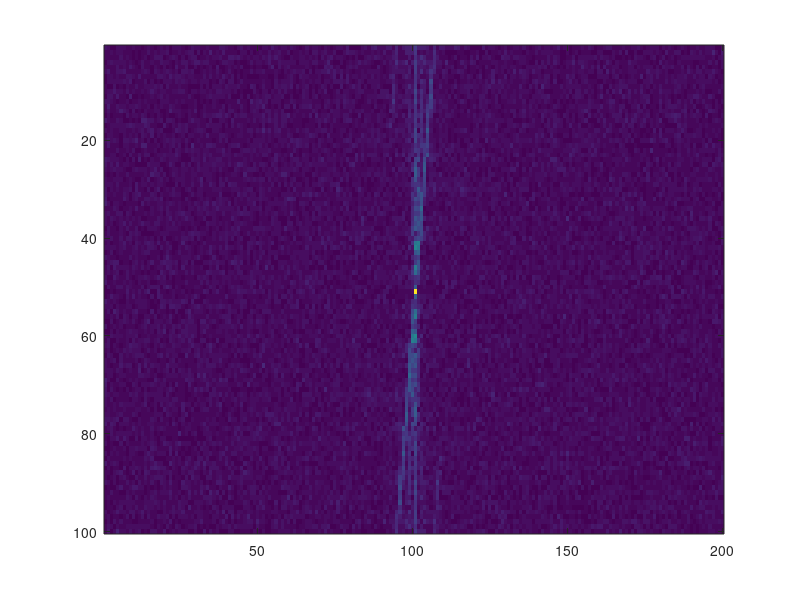

Here is the MATLAB script that generated this plot:
% %%%%%%%%%%%%%%%%%%%%%%%%%%%%%%%%%%%%%%%%%%%%%%%%%%
% specify radar
Fs = 1000;            % Sampling frequency                    
T = 1/Fs;             % Sampling period       
L = 1500;             % Length of signal
t = (0:L-1)*T;        % Time vector


% 2-D Transform
% The 2-D Fourier transform is useful for processing 2-D signals and other 2-D data such as images.
% Create and plot 2-D data with repeated blocks.

%P = peaks(20);
X = randn(100,200);
XL = size(X,2);
for i = 1:XL
    v = i / XL
    JP = [2  14+v  25-(3*v)  53+5*v  71+12*v  95-5*v];
    JV = [4 3 2 5 8 3]
    for j = 1:6
        J1 = floor(JP(j))
        J2 = ceil(JP(j))
        w = JP(j) - J1;
        r = (randn + 4) / 5;
        X(J1,i) = X(J1,i) + JV(j) * r * (1 - w);
        X(J2,i) = X(J2,i) + JV(j) * r * w;
    end
end

imagesc(X);

% TODO : Compute the 2-D Fourier transform of the data.  
% Shift the zero-frequency component to the center of the output, and 
% plot the resulting 100-by-200 matrix, which is the same size as X.
M = size( X, 1 );
N = size( X, 2 );
signal_fft = fft2(X, M, N);
signal_fft = fftshift(signal_fft);
signal_fft = abs( signal_fft );
imagesc( signal_fft );


% Plot the noisy signal in the time domain. It is difficult to identify the frequency components by looking at the signal X(t). 
%title('Signal Corrupted with Zero-Mean Random Noise')
%xlabel('t (milliseconds)')
%ylabel('X(t)')
